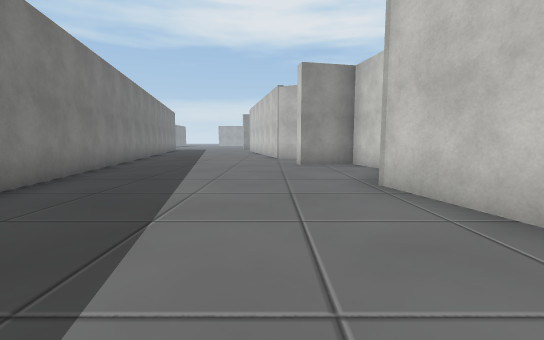
view 1 (above)

23 first-person views from a walk through a scene from a Unity 3-D project. The camera is 1.4 m above the floor, tilts 6° down and sees 90° across. The floor is counted in squares, 2 m on a side. Each view is taken from the middle of a square. On the plan, view 1 faces up. The plan holds only what a view shows up to about 9 squares ahead; the rest is blank. The place goes on beyond the plan. Some animated figures are not drawn. Some surface patterns are stand-ins.

view 2
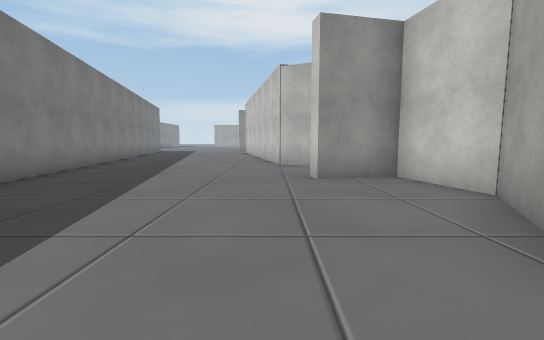

view 3
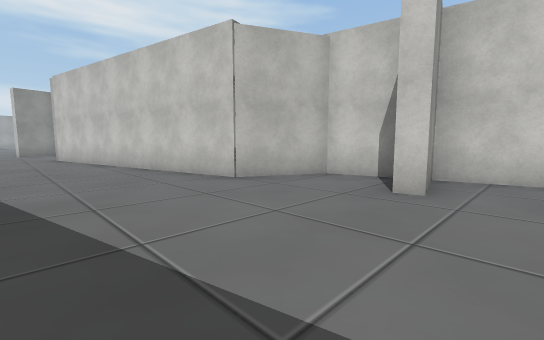

view 4
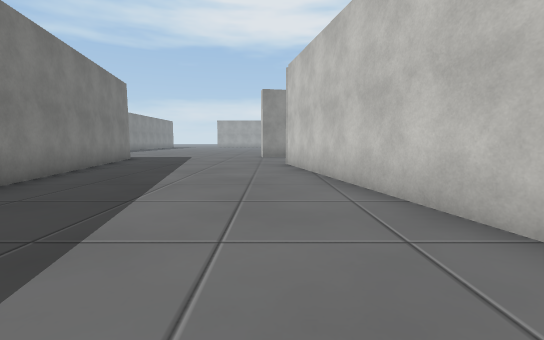

view 5
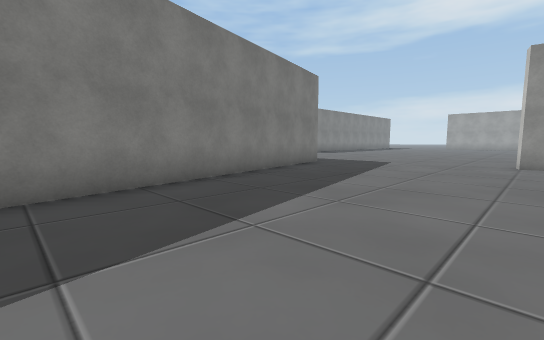

view 6
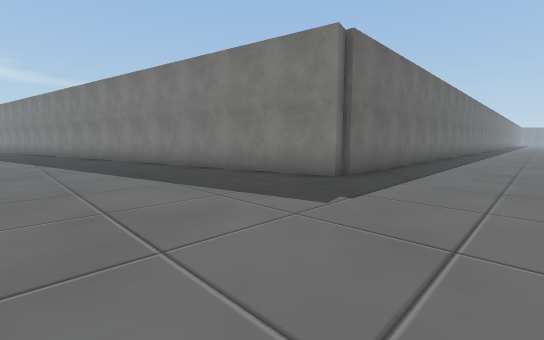

view 7
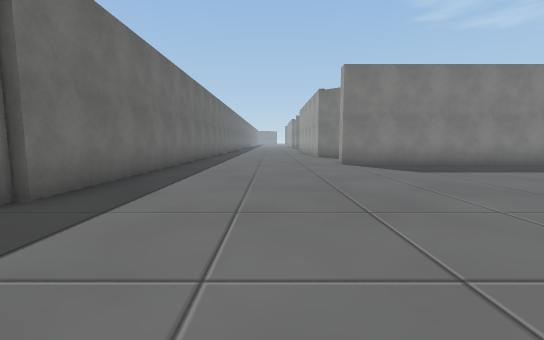

view 8
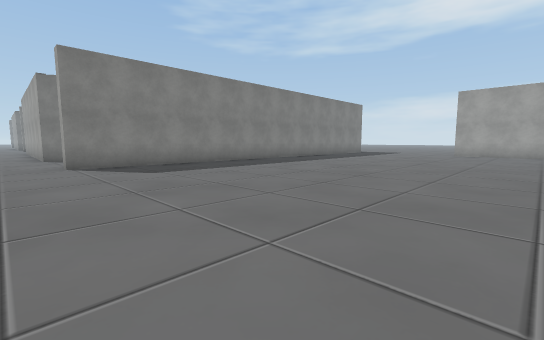

view 9
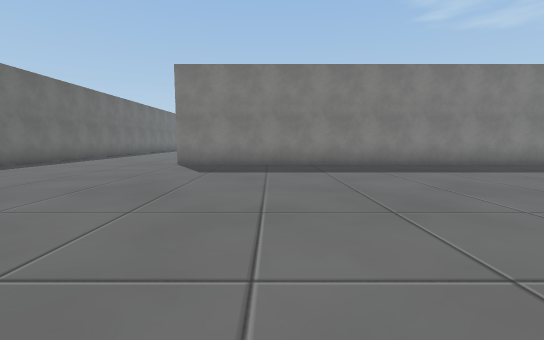

view 10
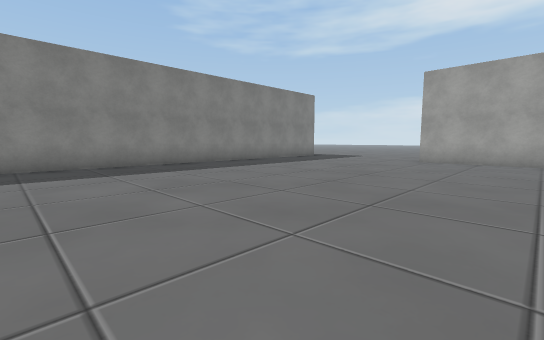

view 11
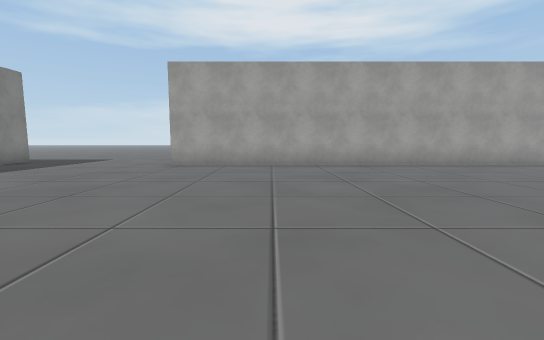

view 12
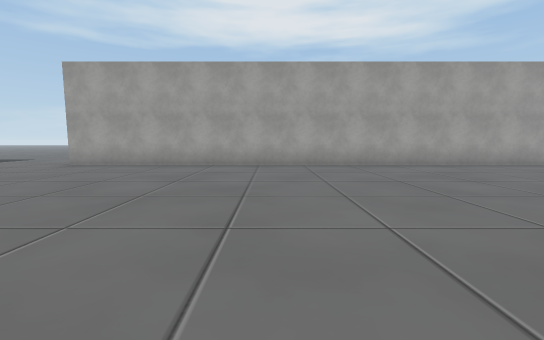

view 13
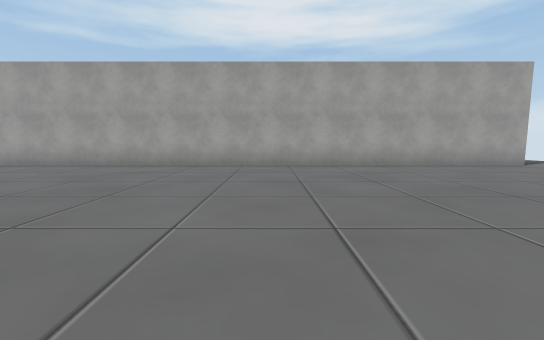

view 14
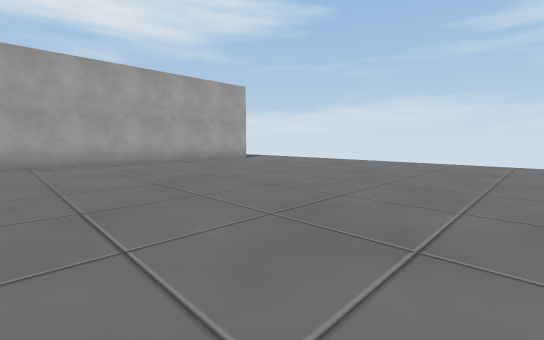

view 15
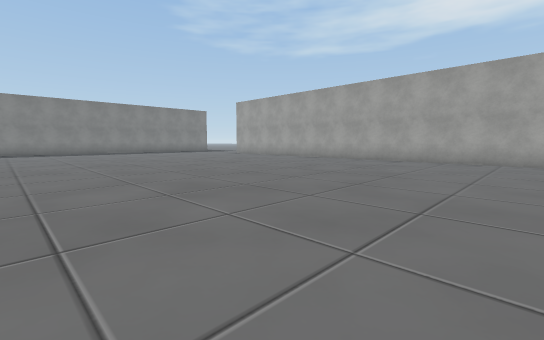

view 16
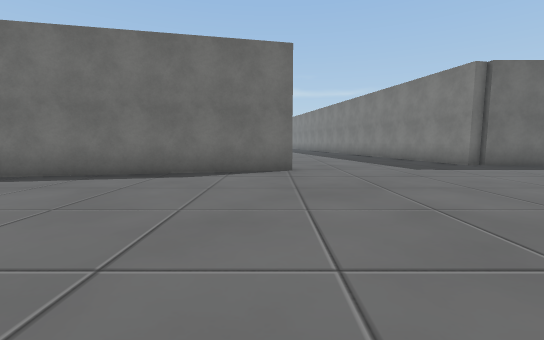

view 17
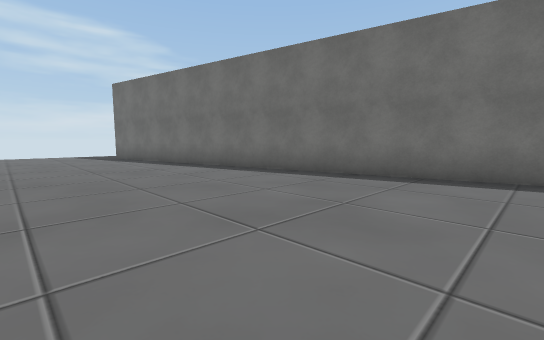

view 18
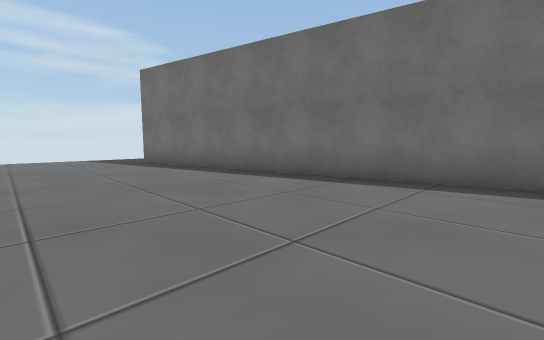

view 19
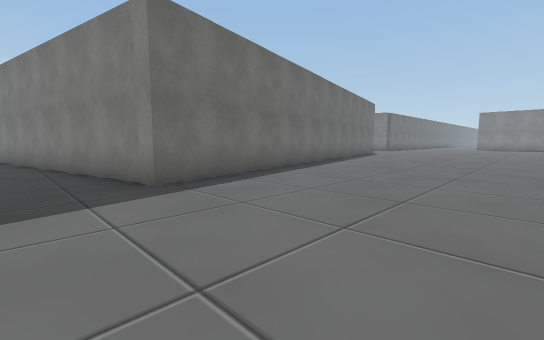

view 20
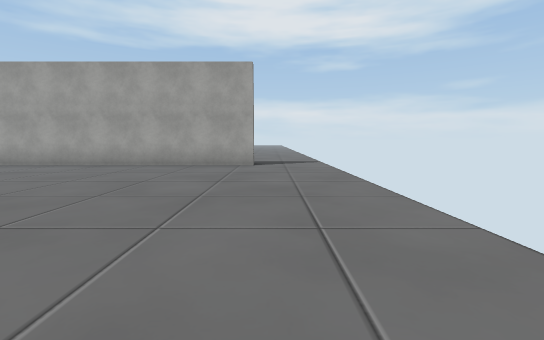

view 21
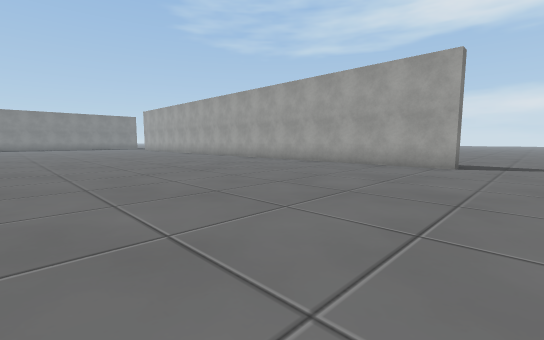

view 22
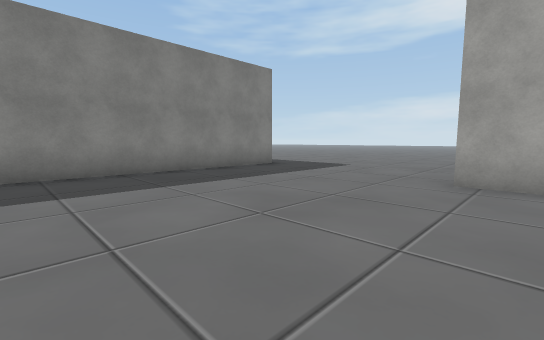

view 23
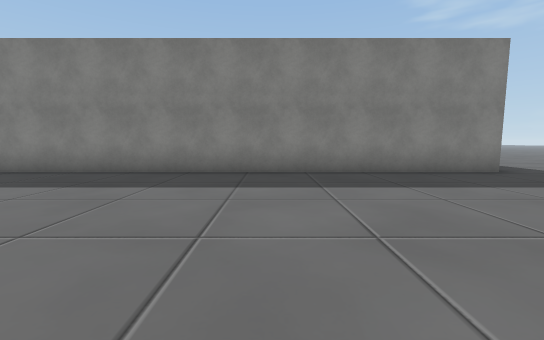

### Floor plan
Points are (right, up) in squares from view 1. A wall is a line through its corners. A room is listed if a view was taken in it or the views show most of it. See-through windows are left out.
Room 1 (views 1, 2, 3, 4, 5, 6, 7, 8, 9, 10, 11, 12, 13, 14, 15, 16, 17, 18, 19, 20, 21, 22, 23)
walls: (-1.9, 23.2) (-2.3, 23.1) (-2.4, 23.5) (12.2, 26.6) (14, 18.4); (-8.1, 22) (-7.8, 22.1) (-6, 13.9); (-14.1, 22.1) (-8.1, 22.1); (-5.6, 12.1) (-3.8, 3.7); (2.4, 9) (2.1, 10.4) (0.2, 11.3) (-1.5, 19.4); (12.5, 41.5) (12.5, 41) (-8, 41); (-13.3, 41.5) (-13.3, 27.1) (-13.8, 27.1); (2.1, 5) (2.9, 6.5) (2.5, 8.4) (0.9, 8.1) (0.8, 8.5); (2.2, 2.2) (1.8, 4.2)

Where each view was taken, in squares from view 1:
view 1: 0 up, 0 right, facing up
view 2: 3 up, 0 right, facing up
view 3: 7 up, 3 left, facing up-right
view 4: 11 up, 2 left, facing up
view 5: 14 up, 2 left, facing up-left
view 6: 25 up, 3 left, facing down-left
view 7: 25 up, 5 left, facing left
view 8: 26 up, 5 left, facing up-left
view 9: 30 up, 5 left, facing left
view 10: 31 up, 5 left, facing up-left
view 11: 33 up, 5 left, facing up
view 12: 33 up, 2 left, facing up
view 13: 33 up, 5 right, facing up
view 14: 32 up, 5 right, facing up-right
view 15: 31 up, 5 right, facing up-left
view 16: 30 up, 2 left, facing down
view 17: 30 up, 0 right, facing down-right
view 18: 30 up, 3 right, facing down-right
view 19: 31 up, 14 right, facing down-left
view 20: 33 up, 13 right, facing up
view 21: 33 up, 14 right, facing up-left
view 22: 36 up, 7 left, facing up-left
view 23: 37 up, 7 left, facing left
